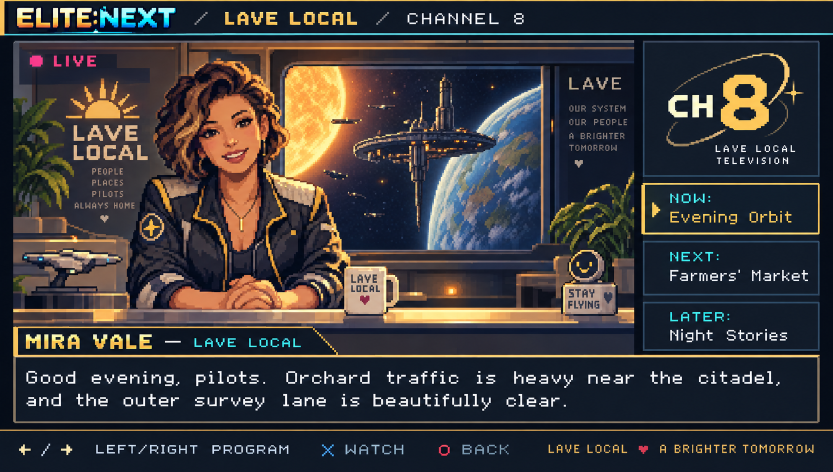
#> input picture assets/source/local-tv-reference.png, 1665 x 944 px (shown at 1/2 size)
$ python bake-local-tv.py
#> lines starting #> are read from the running program, lines starting #| are printed output that depends on the picture
"""Convert the approved 1665x944 broadcast art to the PSP's 480x272 grid.

This is asset compilation, not a replacement illustration: retain the exact
composition, presenter, studio, window and channel ident from the supplied art.
UI labels/captions are drawn by the engine. No PNG decode or heap use at runtime.
"""
from pathlib import Path
from PIL import Image
import hashlib
import json

root = Path(__file__).resolve().parents[1]
src = root / 'assets/source/local-tv-reference.png'
im = Image.open(src).convert('RGB').resize((480, 272), Image.Resampling.LANCZOS)
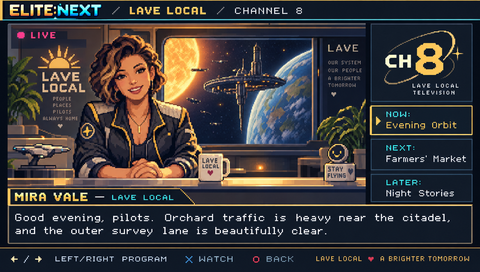
#> im: PIL image 480x272 RGB; mean R, G, B 60, 57.8, 59.5
preview = root / 'assets/preview/local-tv'
preview.mkdir(parents=True, exist_ok=True)
values = [(0x8000 | ((r >> 3) << 10) | ((g >> 3) << 5) | (b >> 3))
          for r, g, b in im.getdata()]
#> values = 130560 items
quantized = Image.new('RGB', im.size)
#> quantized: PIL image 480x272 RGB; every value is 0
quantized.putdata([tuple(((v >> shift) & 31) * 255 // 31 for shift in (10, 5, 0)) for v in values])
quantized.save(preview / 'reference-native.png')
out = root / 'src/local-tv-art.h'
lines = ['/* Approved reference: 480x272 ARGB1555; generated by tools/bake-local-tv.py. */',
         '#include <stdint.h>', 'static const uint16_t local_tv_art[480*272] = {']
for i in range(0, len(values), 24):
    lines.append(' ' + ','.join(f'0x{v:04x}' for v in values[i:i+24]) + ',')
#> this loop made 5440 passes
#> i on passes 2 to 4: 24, 48, 72
#> after the loop, lines = 5443 items
lines.append('};\n')
out.write_text('\n'.join(lines), encoding='ascii')
(preview / 'provenance.json').write_text(json.dumps({
    'source': 'User-supplied approved Lave Local TV concept',
    'source_sha256': hashlib.sha256(src.read_bytes()).hexdigest(),
    'conversion': 'Lanczos downsample to 480x272, RGB 5-bit quantization; opaque ARGB1555',
    'bytes': 480*272*2,
    'runtime': 'Original artwork; native UI overlay; bounded window and mouth animation'
}, indent=2))
print(f'Compiled {out}: {len(values)*2:,} bytes of art')
#| Compiled src/local-tv-art.h: 261,120 bytes of art

$ run again, with assets/source/decorator-monitor-source.png copied over assets/source/local-tv-reference.png
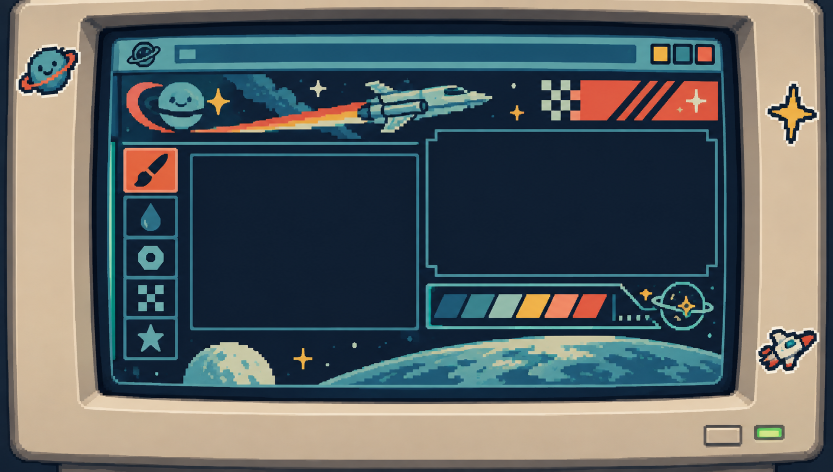
#> input picture assets/source/decorator-monitor-source.png, 1666 x 944 px (shown at 1/2 size)
#> `im = Image.open(src).convert('RGB').resize((480, 272), Image.Resamplin..`:
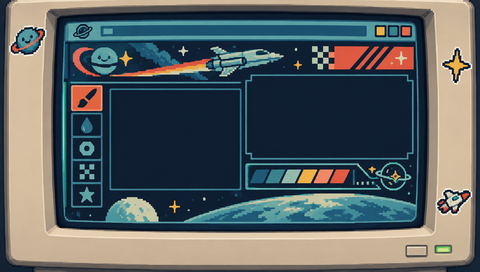
#> im: PIL image 480x272 RGB; mean R, G, B 88.9, 96.1, 97.3
#> values = 130560 items
#> the loop `for i in range(0, len(values), 24):` made 5440 passes
#> i on passes 2 to 4: 24, 48, 72
#> after the loop `for i in range(0, len(values), 24):`: lines = 5443 items
#| Compiled src/local-tv-art.h: 261,120 bytes of art

$ run again, with assets/source/factions-1988-source.png copied over assets/source/local-tv-reference.png
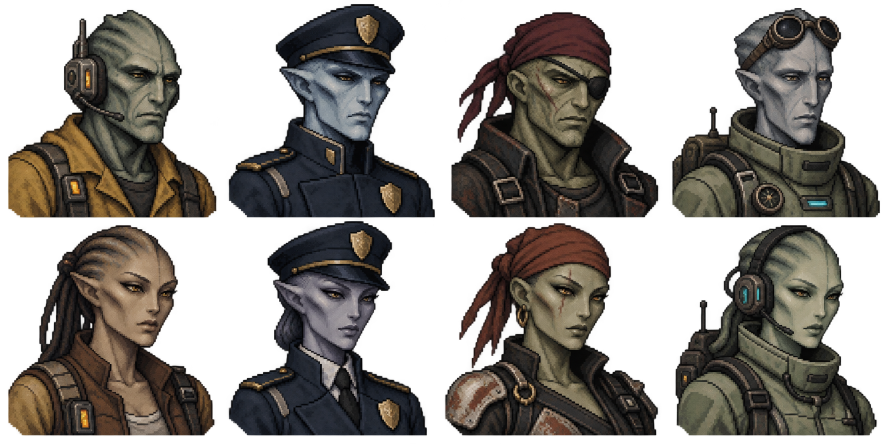
#> input picture assets/source/factions-1988-source.png, 1774 x 887 px (shown at 1/2 size)
#> `im = Image.open(src).convert('RGB').resize((480, 272), Image.Resamplin..`:
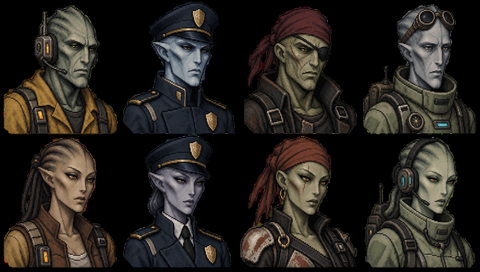
#> im: PIL image 480x272 RGB; mean R, G, B 39.8, 35.8, 31.1
#> values = 130560 items
#> the loop `for i in range(0, len(values), 24):` made 5440 passes
#> i on passes 2 to 4: 24, 48, 72
#> after the loop `for i in range(0, len(values), 24):`: lines = 5443 items
#| Compiled src/local-tv-art.h: 261,120 bytes of art
